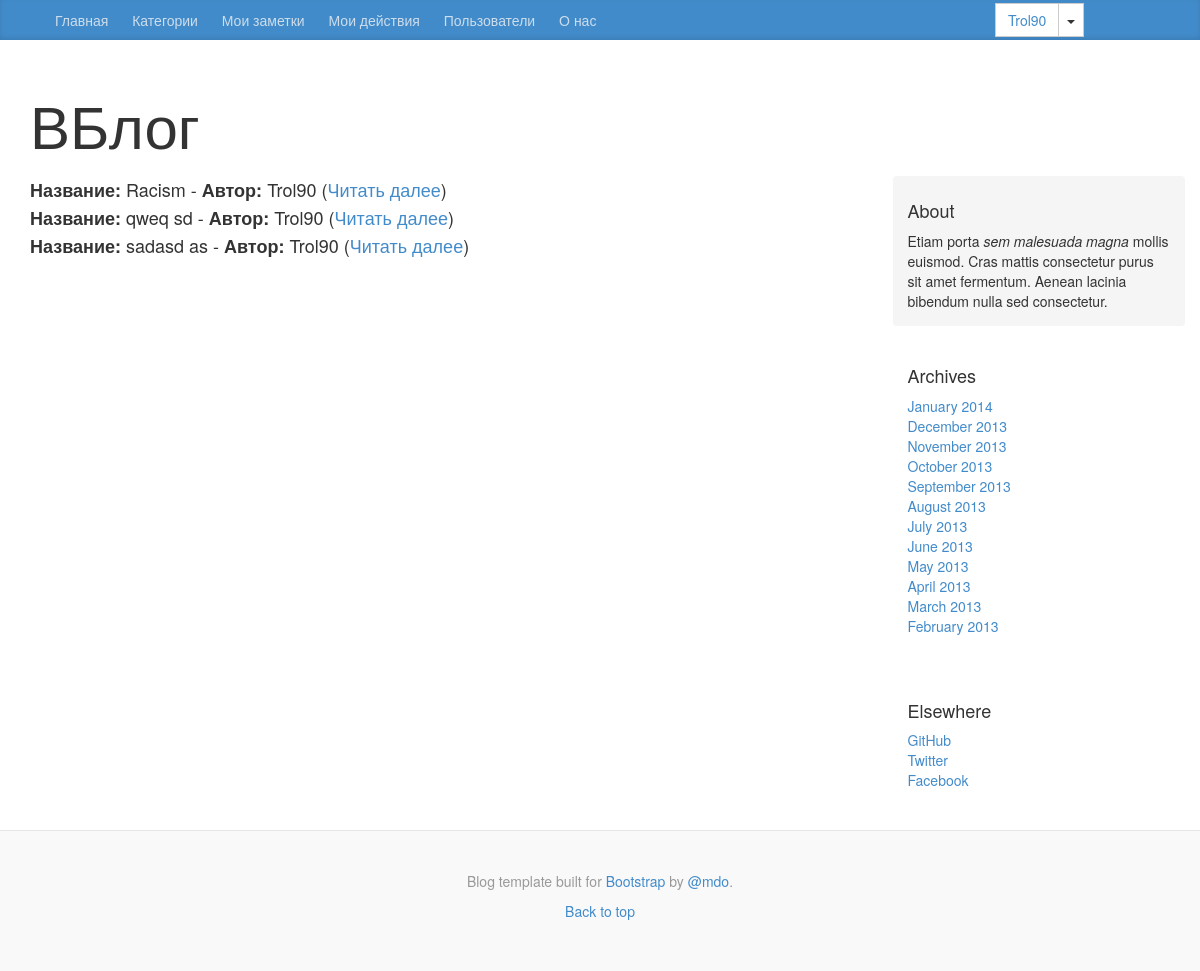
Page /blog/list_notes/ (signed in) on the committed database.
### blog/models.py (models this page shows, shortened)
class Page(models.Model):
    category = models.ForeignKey(Category)
    id = models.IntegerField(primary_key=True)
    title = models.CharField(max_length=128)
    author = models.CharField(max_length=128)
    date_print = models.DateTimeField(auto_now_add=True)
    content = models.CharField(max_length=5000,)
    views = models.IntegerField(default=0)
    likes = models.ManyToManyField(User, related_name='likes',default=0)
    dislikes = models.ManyToManyField(User, related_name='dislikes',default=0)
    favorite = models.ManyToManyField(User, related_name='favorite',default=0)

### blog/views.py (the view)
@login_required
def list_notes(request):
    username = request.user.username
    pages = Page.objects.filter(author=username).order_by('-date_print')
    context_dict = {'pages':pages,}
    return render(request, 'blog/list_notes.html', context_dict)

### template/blog/list_notes.html (shortened to what this page needs)
{% extends 'blog/base.html' %}
{% block body_block %}
    {% for page in pages %}
                    <strong>Название:</strong> {{ page.title }} - <strong>Автор:</strong> {{ page.author }}
                        (<a href="{% url 'show_page' page.id %}">Читать далее</a>)<br>
    {% endfor %}
{% endblock %}

### template/blog/base.html (shortened to what this page needs)
<!DOCTYPE html>
{% load staticfiles %}
<html lang="en"><head><meta http-equiv="Content-Type" content="text/html; charset=UTF-8">
<link href="{% static 'css/blog.css'%}" rel="stylesheet">
<link href="{% static 'css/bootstrap.min.css' %}" rel="stylesheet">
<link href="{% static 'css/font-awesome.css'%}" rel="stylesheet">
<style id="holderjs-style" type="text/css"></style></head>
<body>
<div class="blog-masthead">
  <div class="container">
    <nav class="blog-nav col-sm-10">
      <a class="blog-nav-item" href="{% url 'blog' %}">Главная</a>
        {% if user.is_authenticated %}
            <a class="blog-nav-item" href="{% url 'categories_list' %}">Категории</a>
        {% endif %}
        {% if user.is_authenticated %}
                 <a class="blog-nav-item" href="{% url 'list_notes' %}">Мои заметки</a>
                 <a class="blog-nav-item" href="{% url 'action_list' %}">Мои действия</a>
                 <a class="blog-nav-item" href="{% url 'profiles_list' %}">Пользователи</a>
        {% endif %}
      <a class="blog-nav-item" href="{%  url 'about' %}">О нас</a>
    </nav>
    <nav id = "test" class="blog-nav col-sm-2 btn-group  ">
        {% if user.is_authenticated %}
          <div class="btn-group">
              <button type="button" class="btn btn-default"><a id = "profile" href="{% url 'profile' user.id %}">{{ user.username }}</a></button>
              <button type="button" data-toggle="dropdown" class="btn btn-default dropdown-toggle"><span class="caret"></span></button>
          </div>
        {% else %}
            <a class="blog-nav-item" href="{% url 'registration_register' %}">Зарегистрироваться</a>
            <a class="blog-nav-item" href="{% url 'auth_login' %}">Войти</a>
        {% endif %}
    </nav>
  </div>
</div>
<div class="container">
  <div class="blog-header">
    <h1 class="blog-title">ВБлог</h1>
  </div>
  <div class="row">
    <div class="col-sm-8 blog-main">
        {% block body_block %}
        {% endblock %}
    </div>
    <div class="col-sm-3 col-sm-offset-1 blog-sidebar">
      <div class="sidebar-module sidebar-module-inset">
        <h4>About</h4>
        <p>Etiam porta <em>sem malesuada magna</em> mollis euismod. Cras mattis consectetur purus sit amet fermentum. Aenean lacinia bibendum nulla sed consectetur.</p>
      </div>
      <div class="sidebar-module">
        <h4>Archives</h4>
        <ol class="list-unstyled">
          <li><a href="#">January 2014</a></li>
          <li><a href="#">December 2013</a></li>
          <li><a href="#">November 2013</a></li>
          <li><a href="#">October 2013</a></li>
          <li><a href="#">September 2013</a></li>
          <li><a href="#">August 2013</a></li>
          <li><a href="#">July 2013</a></li>
          <li><a href="#">June 2013</a></li>
          <li><a href="#">May 2013</a></li>
          <li><a href="#">April 2013</a></li>
          <li><a href="#">March 2013</a></li>
          <li><a href="#">February 2013</a></li>
        </ol>
      </div>
      <div class="sidebar-module">
        <h4>Elsewhere</h4>
        <ol class="list-unstyled">
          <li><a href="#">GitHub</a></li>
          <li><a href="#">Twitter</a></li>
          <li><a href="#">Facebook</a></li>
        </ol>
      </div>
    </div>
  </div>
</div>
<div class="blog-footer">
  <p>Blog template built for <a href="#">Bootstrap</a> by <a href="#">@mdo</a>.</p>
  <p>
    <a href="#">Back to top</a>
  </p>
</div>
</body>
</html>

### static/css/blog.css (style rules this page uses)
body { font-family: Georgia, "Times New Roman", Times, serif; color: #555; }
h1, .h1, h2, .h2, h3, .h3, h4, .h4, h5, .h5, h6, .h6 { margin-top: 0; font-family: "Helvetica Neue", Helvetica, Arial, sans-serif; font-weight: normal; color: #333; }
@media (min-width: 1200px) { .container { width: 970px; } }
.blog-masthead { background-color: #428bca; box-shadow: inset 0 -2px 5px rgba(0,0,0,.1); }
.blog-nav-item { position: relative; display: inline-block; padding: 10px; font-weight: 500; color: #cdddeb; }
.blog-header { padding-top: 20px; padding-bottom: 20px; }
.blog-title { margin-top: 30px; margin-bottom: 0; font-size: 60px; font-weight: normal; }
.blog-main { font-size: 18px; line-height: 1.5; }
.sidebar-module { padding: 15px; margin: 0 -15px 15px; }
.sidebar-module-inset { padding: 15px; background-color: #f5f5f5; border-radius: 4px; }
.sidebar-module-inset p:last-child, .sidebar-module-inset ul:last-child, .sidebar-module-inset ol:last-child { margin-bottom: 0; }
.blog-footer { padding: 40px 0; color: #999; text-align: center; background-color: #f9f9f9; border-top: 1px solid #e5e5e5; }
#test { margin-top: 3px; }
#profile { color: #428bca; }

### rows in the picture
Page: title "Racism", author "Trol90"
Page: title "qweq sd", author "Trol90"
Page: title "sadasd as", author "Trol90"

### other values in the picture
{{ user.username }} "Trol90"
